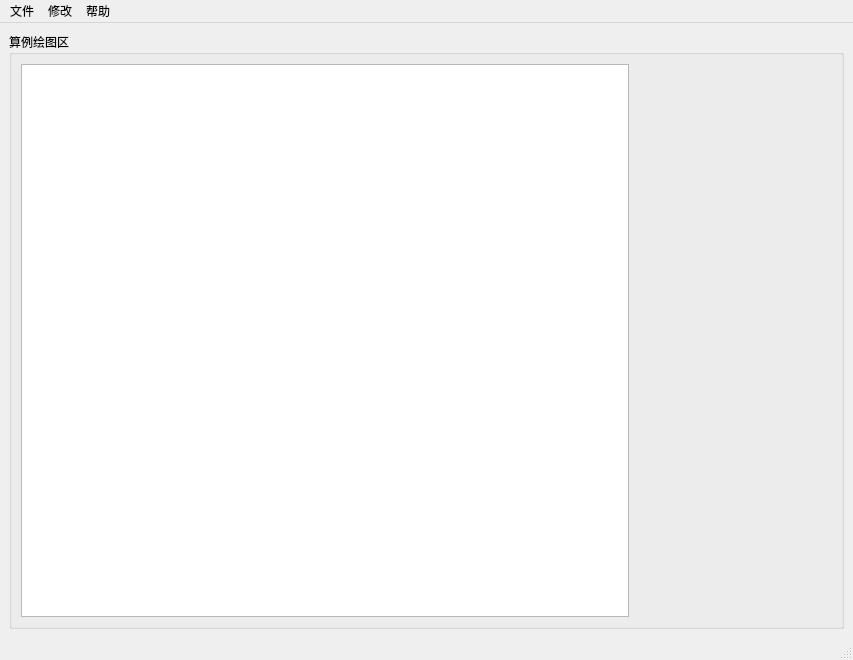
<?xml version="1.0" encoding="UTF-8"?>
<ui version="4.0">
 <class>MainWindow</class>
 <widget class="QMainWindow" name="MainWindow">
  <property name="geometry">
   <rect>
    <x>0</x>
    <y>0</y>
    <width>853</width>
    <height>660</height>
   </rect>
  </property>
  <property name="acceptDrops">
   <bool>false</bool>
  </property>
  <property name="windowTitle">
   <string>射孔区模型压裂模拟程序</string>
  </property>
  <widget class="QWidget" name="centralwidget">
   <layout class="QHBoxLayout" name="horizontalLayout">
    <item>
     <widget class="QGroupBox" name="groupBox">
      <property name="font">
       <font>
        <family>Agency FB</family>
        <pointsize>9</pointsize>
       </font>
      </property>
      <property name="title">
       <string>算例绘图区</string>
      </property>
      <layout class="QHBoxLayout" name="horizontalLayout_2" stretch="3,1">
       <item>
        <widget class="QGraphicsView" name="graphicsView"/>
       </item>
       <item>
        <spacer name="horizontalSpacer">
         <property name="orientation">
          <enum>Qt::Horizontal</enum>
         </property>
         <property name="sizeHint" stdset="0">
          <size>
           <width>40</width>
           <height>20</height>
          </size>
         </property>
        </spacer>
       </item>
      </layout>
     </widget>
    </item>
   </layout>
  </widget>
  <widget class="QMenuBar" name="menubar">
   <property name="geometry">
    <rect>
     <x>0</x>
     <y>0</y>
     <width>853</width>
     <height>26</height>
    </rect>
   </property>
   <widget class="QMenu" name="menuwenjian">
    <property name="title">
     <string>文件</string>
    </property>
    <addaction name="actionxinjian"/>
    <addaction name="action_open"/>
    <addaction name="actionbaocun"/>
    <addaction name="action_save_as"/>
    <addaction name="separator"/>
    <addaction name="action_exit"/>
   </widget>
   <widget class="QMenu" name="menu">
    <property name="title">
     <string>修改</string>
    </property>
    <addaction name="action_1"/>
    <addaction name="action_2"/>
    <addaction name="action_3"/>
    <addaction name="action_4"/>
    <addaction name="action_5"/>
   </widget>
   <widget class="QMenu" name="menu_2">
    <property name="title">
     <string>帮助</string>
    </property>
    <addaction name="actionsuanli"/>
   </widget>
   <addaction name="menuwenjian"/>
   <addaction name="menu"/>
   <addaction name="menu_2"/>
  </widget>
  <widget class="QStatusBar" name="statusbar"/>
  <action name="actionxinjian">
   <property name="text">
    <string>新建</string>
   </property>
   <property name="font">
    <font>
     <family>Agency FB</family>
     <pointsize>10</pointsize>
    </font>
   </property>
  </action>
  <action name="action_open">
   <property name="text">
    <string>打开 </string>
   </property>
  </action>
  <action name="actionbaocun">
   <property name="text">
    <string>保存</string>
   </property>
  </action>
  <action name="action_save_as">
   <property name="text">
    <string>另存为</string>
   </property>
  </action>
  <action name="action_exit">
   <property name="text">
    <string>退出</string>
   </property>
  </action>
  <action name="action1">
   <property name="text">
    <string>修改单射孔裂缝形态</string>
   </property>
   <property name="font">
    <font>
     <family>Arial</family>
     <pointsize>9</pointsize>
    </font>
   </property>
  </action>
  <action name="action_1">
   <property name="text">
    <string>修改单射孔裂缝形态</string>
   </property>
  </action>
  <action name="action_2">
   <property name="text">
    <string>修改地层性质</string>
   </property>
  </action>
  <action name="action_3">
   <property name="text">
    <string>修改地应力</string>
   </property>
  </action>
  <action name="actionsuanli">
   <property name="text">
    <string>算例创建向导</string>
   </property>
   <property name="font">
    <font>
     <family>Agency FB</family>
     <pointsize>10</pointsize>
    </font>
   </property>
  </action>
  <action name="action_4">
   <property name="text">
    <string>修改射孔参数</string>
   </property>
  </action>
  <action name="action_5">
   <property name="text">
    <string>修改施工参数</string>
   </property>
  </action>
 </widget>
 <resources/>
 <connections>
  <connection>
   <sender>action_open</sender>
   <signal>triggered()</signal>
   <receiver>MainWindow</receiver>
   <slot>openFile()</slot>
   <hints>
    <hint type="sourcelabel">
     <x>-1</x>
     <y>-1</y>
    </hint>
    <hint type="destinationlabel">
     <x>426</x>
     <y>329</y>
    </hint>
   </hints>
  </connection>
  <connection>
   <sender>action_exit</sender>
   <signal>triggered()</signal>
   <receiver>MainWindow</receiver>
   <slot>close()</slot>
   <hints>
    <hint type="sourcelabel">
     <x>-1</x>
     <y>-1</y>
    </hint>
    <hint type="destinationlabel">
     <x>426</x>
     <y>329</y>
    </hint>
   </hints>
  </connection>
  <connection>
   <sender>action_save_as</sender>
   <signal>triggered()</signal>
   <receiver>MainWindow</receiver>
   <slot>save_as()</slot>
   <hints>
    <hint type="sourcelabel">
     <x>-1</x>
     <y>-1</y>
    </hint>
    <hint type="destinationlabel">
     <x>426</x>
     <y>329</y>
    </hint>
   </hints>
  </connection>
 </connections>
 <slots>
  <slot>save_as()</slot>
  <slot>openFile()</slot>
 </slots>
</ui>
